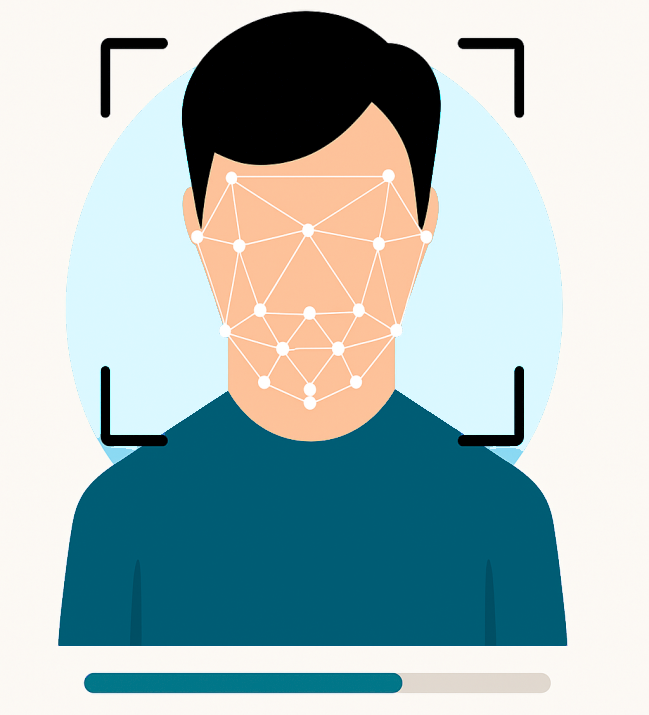
#> input picture logo.png, 649 x 715 px
$ python 6-Attendance_ui.py
#> lines starting #> are read from the running program, lines starting #| are printed output that depends on the picture
# 6-Attendance_ui.py
import numpy as np
import cv2
from PIL import Image, ImageDraw

print("Generating the Final UI Background...")

# --- Color Palette & Dimensions ---
BG_COLOR, PANEL_COLOR_LIGHT_BLUE = (248, 249, 250), (233, 244, 248)
HEADER_COLOR_DARK_BLUE, ACCENT_COLOR_BLUE = (8, 94, 125), (66, 110, 180)
IMG_WIDTH, IMG_HEIGHT = 1280, 720

image = Image.new('RGB', (IMG_WIDTH, IMG_HEIGHT), BG_COLOR)
draw = ImageDraw.Draw(image)

def paste_transparent(bg, fg, box):
    if fg.mode == 'RGBA': bg.paste(fg, box, fg.split()[3])
    else: bg.paste(fg, box)

# --- Draw Header & Panels ---
try:
    logo = Image.open('logo.png').resize((70, 70)); paste_transparent(image, logo, (50, 25))
#> after `logo = Image.open('logo.png').resize((70, 70))`:
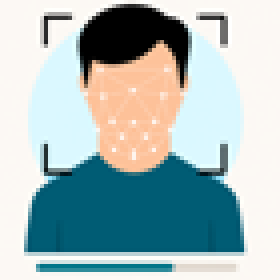
#> logo: PIL image 70x70 RGB (shown 4 times larger); mean R, G, B 167.2, 186.3, 186.9
#> in paste_transparent, `else: bg.paste(fg, box)`:
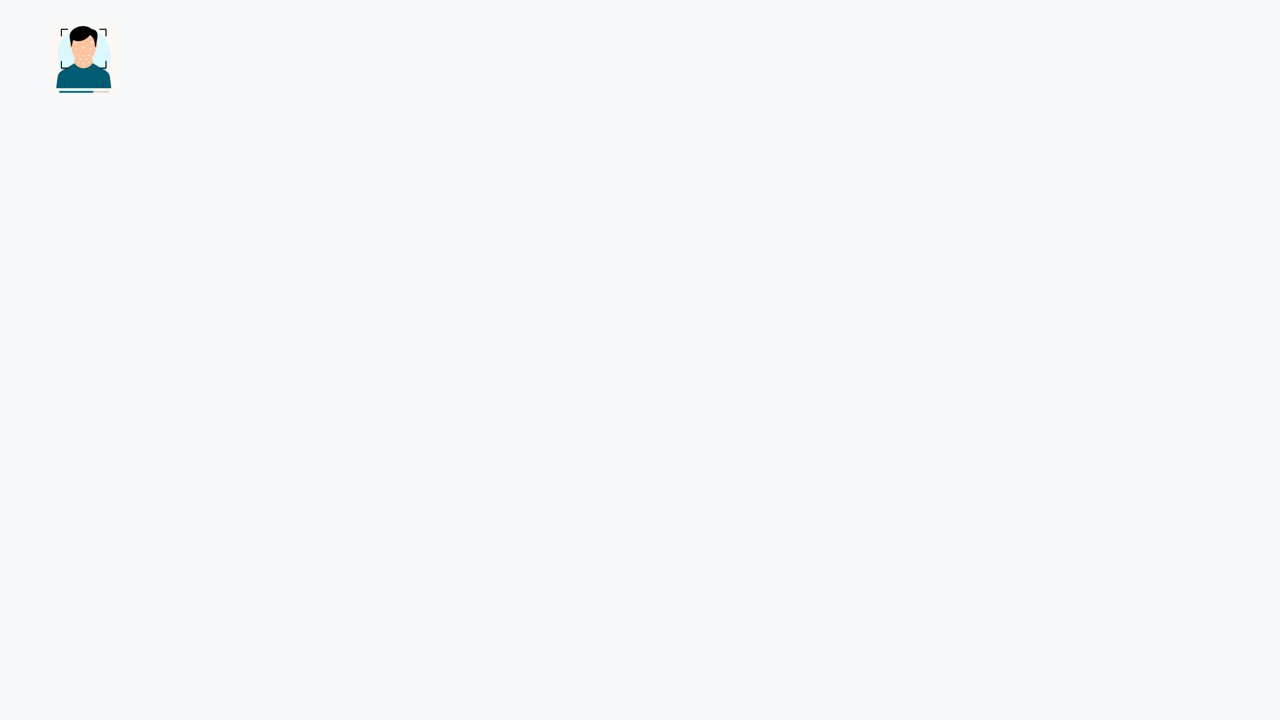
#> bg: PIL image 1280x720 RGB; mean R, G, B 247.6, 248.7, 249.7
except FileNotFoundError: print("Warning: logo.png not found.")
draw.rounded_rectangle((140, 30, 630, 90), radius=10, fill=BG_COLOR, outline=HEADER_COLOR_DARK_BLUE, width=2)
draw.rounded_rectangle((50, 120, 630, 560), radius=10, fill=PANEL_COLOR_LIGHT_BLUE) # Large Left Panel
draw.rounded_rectangle((650, 80, 1230, 700), radius=10, fill=PANEL_COLOR_LIGHT_BLUE) # Right Panel
draw.rounded_rectangle((750, 90, 1130, 140), radius=10, fill=HEADER_COLOR_DARK_BLUE) # Course ID Box

# --- Draw Bottom Boxes (Final Layout from your screenshot) ---
draw.rounded_rectangle((60, 580, 340, 690), radius=10, fill=BG_COLOR, outline=HEADER_COLOR_DARK_BLUE, width=2) # Left "Total Present" box
draw.rounded_rectangle((350, 580, 620, 690), radius=10, fill=BG_COLOR, outline=HEADER_COLOR_DARK_BLUE, width=2) # Left "Status" box
# NEW: Centrally located Time/Date box
draw.rounded_rectangle((770, 622, 1130, 690), radius=10, fill=HEADER_COLOR_DARK_BLUE)

cv_image = cv2.cvtColor(np.array(image), cv2.COLOR_RGB2BGR)
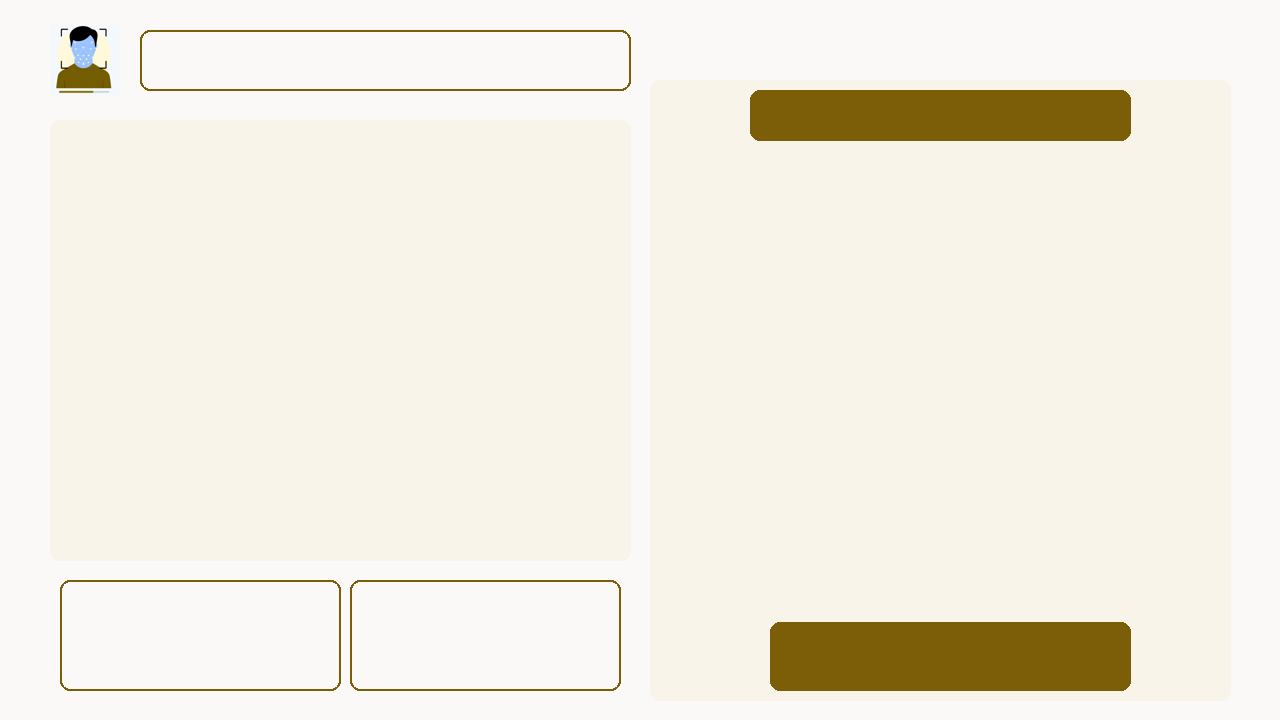
#> cv_image: shape (720, 1280, 3); mean R, G, B 241.7, 237.3, 225.4
filename = "Attendance_UI.png"
cv2.imwrite(filename, cv_image)
print(f"'{filename}' created successfully!")
